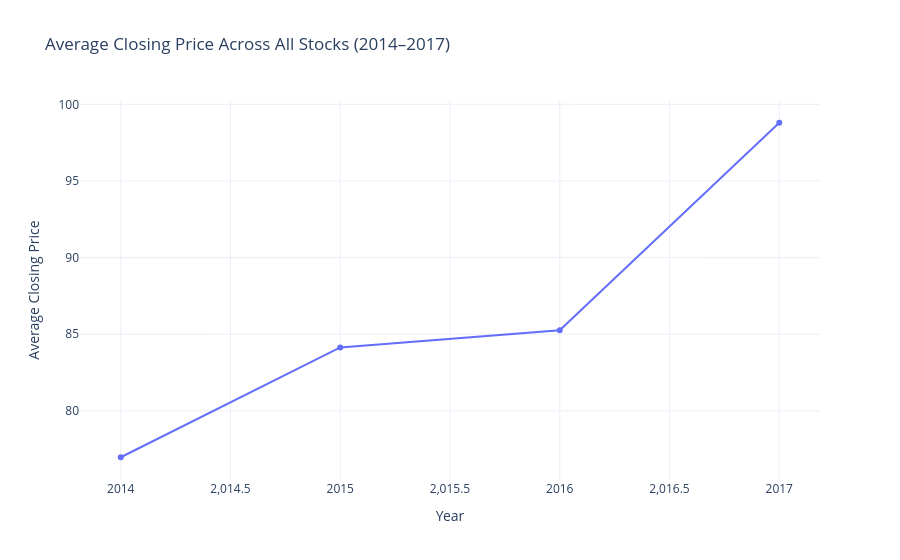

Source (notebook cell):
### Code cell
# General market overview chart
# Average closing price across all stocks by year

market_trend = (
    df.groupby('year')['close']
    .mean()
    .reset_index()
)

fig = px.line(
    market_trend,
    x='year',
    y='close',
    markers=True,
    title='Average Closing Price Across All Stocks (2014–2017)',
    labels={
        'year': 'Year',
        'close': 'Average Closing Price'
    }
)

fig.update_layout(template='plotly_white')
fig.show()

### Figure 1 — Plotly figure (JSON) as saved in the notebook; plotly's stock layout.template omitted (floating-point values rounded to 4 significant figures)
{"data": [{"hovertemplate": "Year=%{x}<br>Average Closing Price=%{y}<extra></extra>", "legendgroup": "", "line": {"color": "#636efa", "dash": "solid"}, "marker": {"symbol": "circle"}, "mode": "lines+markers", "name": "", "orientation": "v", "showlegend": false, "type": "scatter", "x": [2014, 2015, 2016, 2017], "xaxis": "x", "y": [76.97, 84.13, 85.25, 98.8], "yaxis": "y"}], "layout": {"autosize": true, "legend": {"tracegroupgap": 0}, "title": {"text": "Average Closing Price Across All Stocks (2014–2017)"}, "xaxis": {"anchor": "y", "autorange": true, "domain": [0, 1], "range": [2014.0, 2017.0], "title": {"text": "Year"}, "type": "linear"}, "yaxis": {"anchor": "x", "autorange": true, "domain": [0, 1], "range": [75.17, 100.6], "title": {"text": "Average Closing Price"}, "type": "linear"}}}
